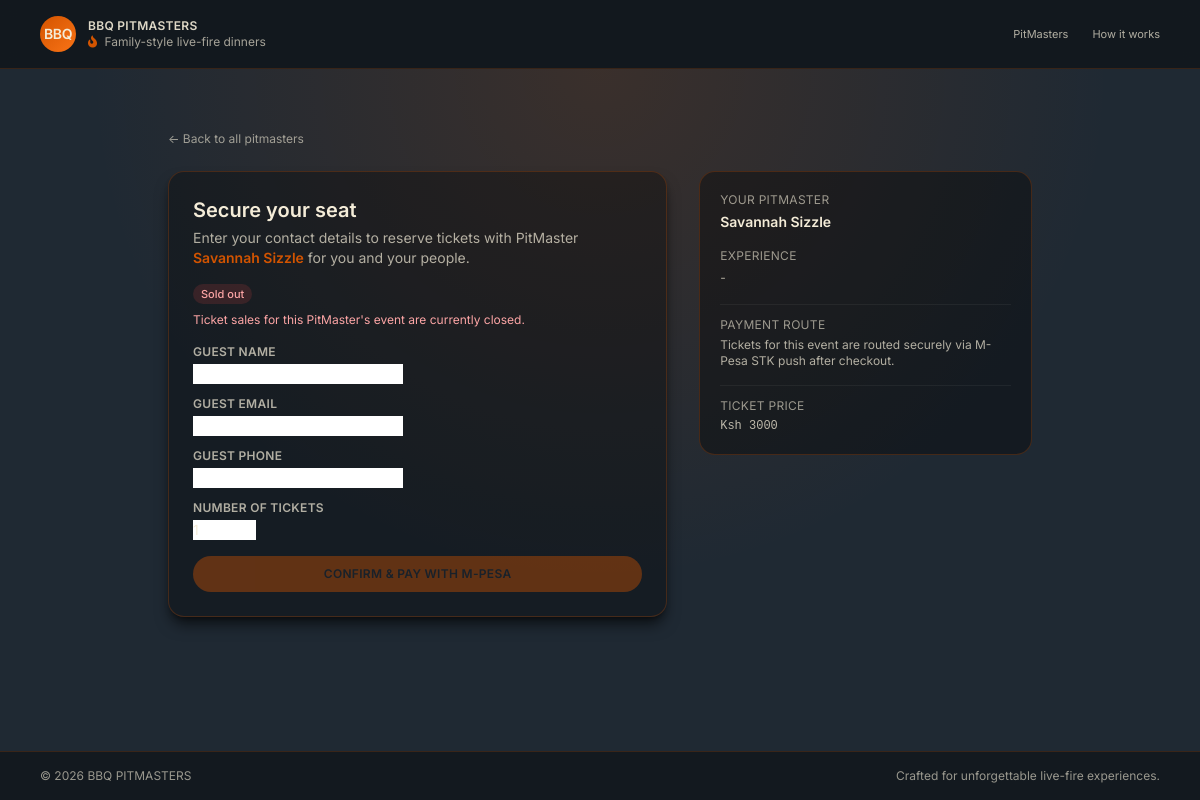
The page /checkout/1/ on the database its author committed.
### tickets/models.py (models this page shows, shortened)
class Chef(models.Model):
    name = models.CharField(max_length=255)
    bio = models.TextField()
    about = models.TextField(blank=True)
    image = models.ImageField(upload_to="chefs/", blank=True, null=True)
    menu_description = models.TextField()
    mpesa_till_number = models.CharField(max_length=50)
    paybill_number = models.CharField(max_length=50, blank=True)
    event_datetime = models.DateTimeField(blank=True, null=True)
    ticket_capacity = models.PositiveIntegerField(blank=True, null=True)
    ticket_price = models.PositiveIntegerField(blank=True, null=True, help_text="Ticket price in KES")

### tickets/views.py (the view)
# urls.py: path("checkout/<int:chef_id>/", views.checkout, name="checkout"),
def checkout(request: HttpRequest, chef_id: int) -> HttpResponse:
    chef = get_object_or_404(Chef, pk=chef_id)
    capacity = chef.ticket_capacity
    agg = chef.orders.filter(
        status__in=[Order.STATUS_PENDING, Order.STATUS_PAID]
    ).aggregate(total=Sum("quantity"))
    sold_quantity = agg["total"] or 0
    remaining = None
    if capacity is not None:
        remaining = max(capacity - sold_quantity, 0)
    sold_out = capacity is not None and remaining is not None and remaining <= 0
    if request.method == "POST":
        form = GuestCheckoutForm(request.POST)
        if form.is_valid():
            qty = form.cleaned_data.get("quantity", 1)
            if capacity is not None and remaining is not None and qty > remaining:
                form.add_error(
                    "quantity",
                    f"Only {remaining} tickets are left for this PitMaster.",
                )
            elif sold_out:
                form.add_error(
                    None,
                    "Tickets for this PitMaster are sold out.",
                )
            else:
                phone = form.cleaned_data.get("guest_phone")
                phone_limit = 5
                phone_agg = chef.orders.filter(
                    guest_phone=phone,
                    status__in=[Order.STATUS_PENDING, Order.STATUS_PAID],
                ).aggregate(total=Sum("quantity"))
                already_have = phone_agg["total"] or 0
                if already_have + qty > phone_limit:
                    remaining_allowed = max(phone_limit - already_have, 0)
                    if remaining_allowed > 0:
                        msg = (
                            f"This phone number can only hold {phone_limit} tickets "
                            f"for this PitMaster. You may purchase {remaining_allowed} more."
                        )
                    else:
                        msg = (
                            f"This phone number has already reached the limit of "
                            f"{phone_limit} tickets for this PitMaster."
                        )
                    form.add_error("guest_phone", msg)
                else:
                    order: Order = form.save(commit=False)
                    order.chef = chef
                    order.save()
                    initiate_stk_push(order)
                    return redirect("ticket_confirmation", order_id=order.pk)
    else:
        form = GuestCheckoutForm()
    return render(
        request,
        "tickets/checkout.html",
        {"chef": chef, "form": form, "sold_out": sold_out, "remaining": remaining},
    )

### tickets/forms.py
class GuestCheckoutForm(forms.ModelForm):
    quantity = forms.IntegerField(
        min_value=1,
        max_value=10,
        initial=1,
        label="Number of tickets",
    )
    class Meta:
        model = Order
        fields = ["guest_name", "guest_email", "guest_phone", "quantity"]

### tickets/templates/tickets/checkout.html (shortened to what this page needs)
{% extends "base.html" %}
{% block content %}
<section class="relative">
  <div class="absolute inset-0 bg-[radial-gradient(circle_at_top,_#D3540040,_transparent_60%)] opacity-60 pointer-events-none"></div>
  <div class="relative mx-auto max-w-4xl px-4 py-14">
    <a href="{% url 'home' %}" class="inline-flex items-center text-xs text-cream/60 hover:text-cream/90 mb-6">
      ← Back to all pitmasters
    </a>
    <div class="grid gap-8 lg:grid-cols-[3fr,2fr] items-start">
      <div class="border border-burnt/25 bg-black/30 rounded-2xl p-6 shadow-lg shadow-black/60">
        <h1 class="text-xl font-semibold text-cream mb-1">Secure your seat</h1>
        <p class="text-sm text-cream/70 mb-4">
          Enter your contact details to reserve tickets with PitMaster <span class="text-burnt font-semibold">{{ chef.name }}</span> for you and your people.
        </p>
        {% if remaining is not None %}
        <p class="text-xs text-cream/70 mb-2">
          {% if remaining > 0 %}
          <span class="inline-flex items-center rounded-full bg-emerald-500/15 text-emerald-200 px-2 py-0.5 text-[11px] font-medium">{{ remaining }} seats left</span>
          {% else %}
          <span class="inline-flex items-center rounded-full bg-red-500/15 text-red-300 px-2 py-0.5 text-[11px] font-medium">Sold out</span>
          {% endif %}
        </p>
        {% endif %}
        {% if sold_out %}
        <p class="text-xs text-red-300 mb-3">Ticket sales for this PitMaster's event are currently closed.</p>
        {% endif %}
        <form method="post" class="space-y-4">
          <div class="space-y-3 text-sm">
            {% for field in form %}
            <div>
              <label class="block text-xs font-semibold tracking-wide uppercase text-cream/70 mb-1">{{ field.label }}</label>
              {{ field }}
            </div>
            {% endfor %}
          </div>
          <button
            type="submit"
            class="mt-4 inline-flex w-full items-center justify-center rounded-full bg-burnt px-4 py-2.5 text-xs font-semibold tracking-wide uppercase text-charcoal hover:bg-orange-500 transition {% if sold_out %}opacity-40 cursor-not-allowed hover:bg-burnt{% endif %}"
            {% if sold_out %}disabled{% endif %}
          >
            Confirm &amp; Pay with M-Pesa
          </button>
        </form>
      </div>
      <aside class="border border-burnt/25 bg-black/35 rounded-2xl p-5 text-sm text-cream/75 space-y-4">
        <div>
          <div class="text-xs uppercase tracking-wide text-cream/60 mb-1">Your PitMaster</div>
          <div class="font-semibold text-cream">{{ chef.name }}</div>
        </div>
        <div>
          <div class="text-xs uppercase tracking-wide text-cream/60 mb-1">Experience</div>
          <p class="text-xs text-cream/70 leading-relaxed">{{ chef.menu_description }}</p>
        </div>
        <div class="border-t border-white/5 pt-3">
          <div class="text-xs uppercase tracking-wide text-cream/60 mb-1">Payment route</div>
          <p class="text-xs text-cream/70">Tickets for this event are routed securely via M-Pesa STK push after checkout.</p>
        </div>
        {% if chef.ticket_price %}
        <div class="border-t border-white/5 pt-3">
          <div class="text-xs uppercase tracking-wide text-cream/60 mb-1">Ticket price</div>
          <p class="text-xs text-cream/75 font-mono">Ksh {{ chef.ticket_price|floatformat:0 }}</p>
        </div>
        {% endif %}
      </aside>
    </div>
  </div>
</section>
{% endblock %}

### rows shown on the page
Chef: name "Savannah Sizzle", menu_description "-", ticket_price "3000"

### other values the page prints
{{ field.label }} "GUEST NAME" "GUEST EMAIL" "GUEST PHONE" "NUMBER OF TICKETS"
